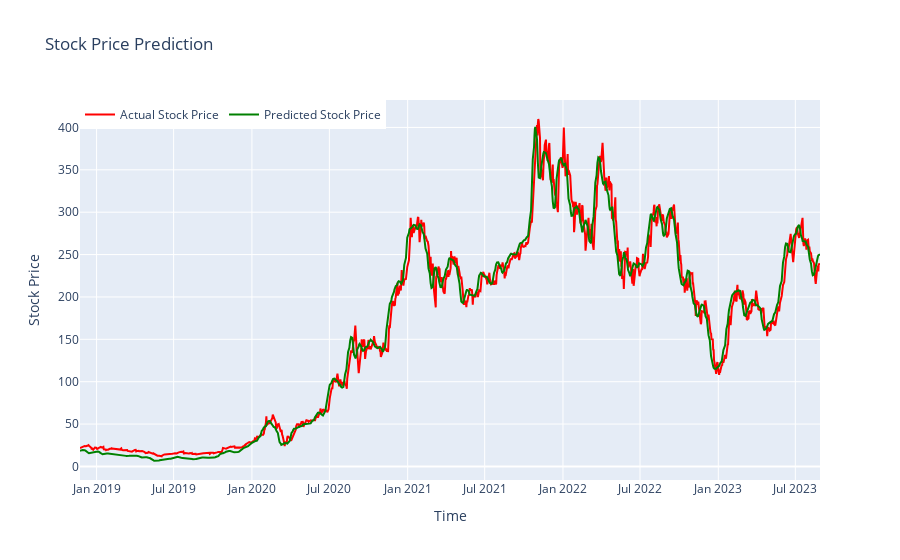

Notebook source saved alongside this figure:
### Code cell
from plotly.subplots import make_subplots
fig = make_subplots(rows=1, cols=1)

actual_trace = go.Scatter(x=df['Date'].iloc[60:], y=y_test.flatten(), mode='lines', name='Actual Stock Price', line=dict(color='red'))
fig.add_trace(actual_trace)

predicted_trace = go.Scatter(x=df['Date'].iloc[60:], y=predicted_price.flatten(), mode='lines', name='Predicted Stock Price', line=dict(color='green'))
fig.add_trace(predicted_trace)

fig.update_layout(
    title="Stock Price Prediction",
    xaxis=dict(title="Time"),
    yaxis=dict(title="Stock Price"),
    legend=dict(x=0, y=1, traceorder="normal", orientation="h"),
)

iplot(fig)

### Figure 1 — Plotly figure (JSON) as saved in the notebook; plotly's stock layout.template omitted (floating-point values rounded to 4 significant figures; data arrays with more than 128 entries replaced by an {"elided": "..."} marker saying what was removed)
{"data": [{"line": {"color": "red"}, "mode": "lines", "name": "Actual Stock Price", "type": "scatter", "x": {"elided": "1197 str values"}, "y": {"elided": "1197 float values"}}, {"line": {"color": "green"}, "mode": "lines", "name": "Predicted Stock Price", "type": "scatter", "x": {"elided": "1197 str values"}, "y": {"elided": "1197 float values"}}], "layout": {"legend": {"orientation": "h", "traceorder": "normal", "x": 0, "y": 1}, "title": {"text": "Stock Price Prediction"}, "xaxis": {"anchor": "y", "domain": [0, 1], "title": {"text": "Time"}}, "yaxis": {"anchor": "x", "domain": [0, 1], "title": {"text": "Stock Price"}}}}
